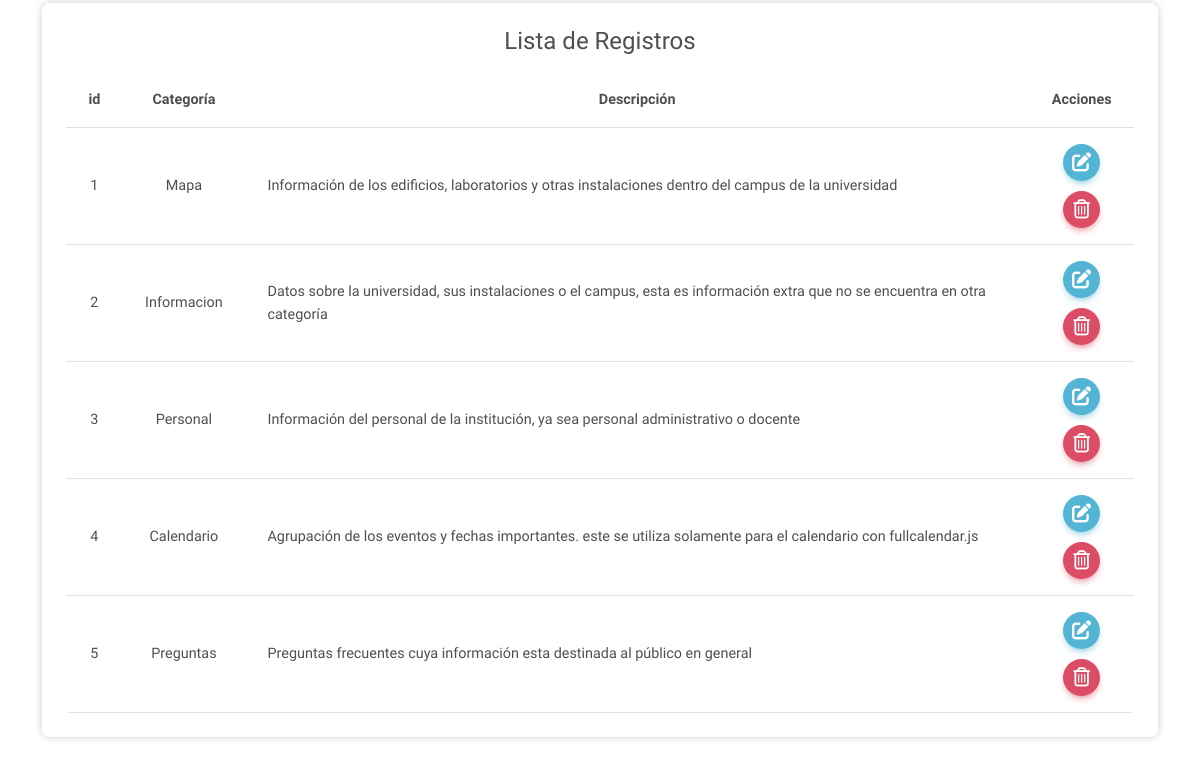
Page /administracion/base_de_datos/ (signed in, lower part) on the earlier database version.
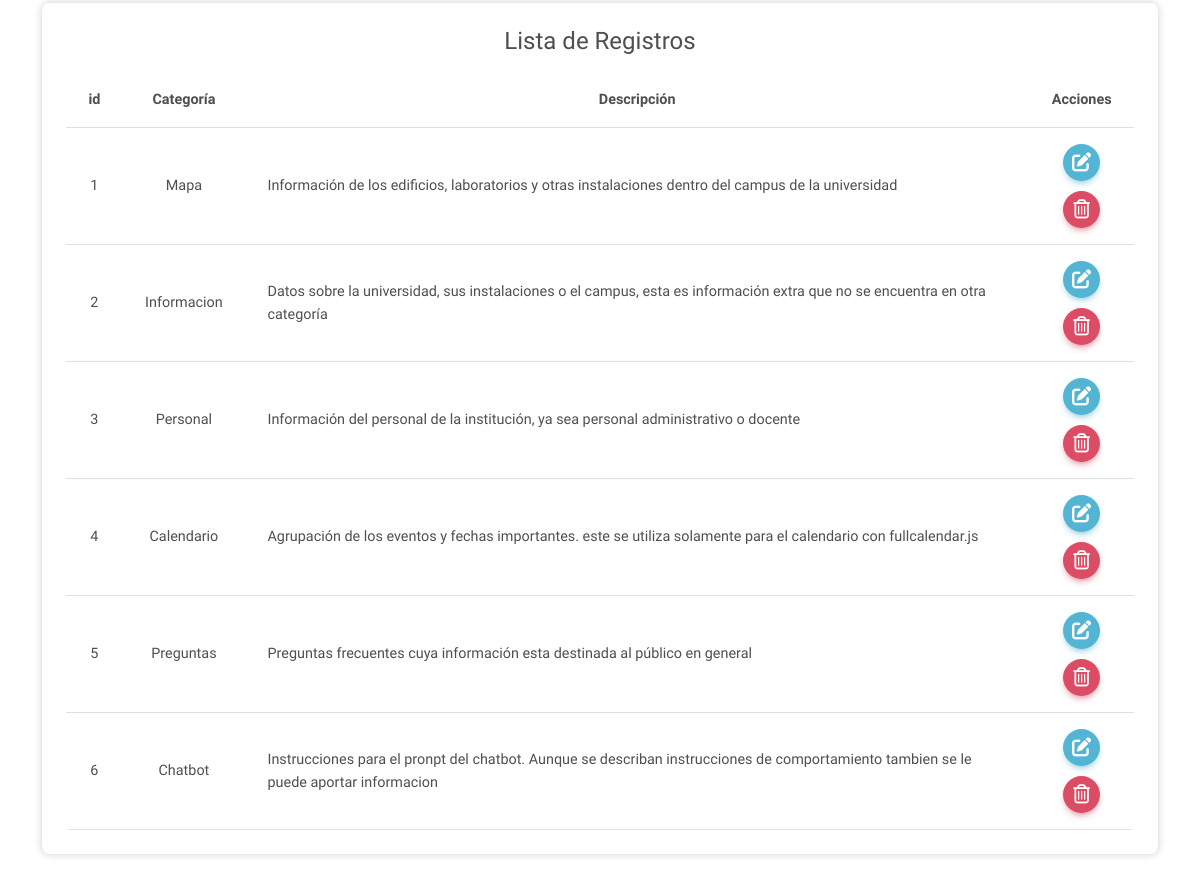
Same page on the later database version.
### cross_asistent/models.py (models this page shows, shortened)
class Categorias(models.Model):
    categoria = models.CharField(max_length=50)
    descripcion = models.TextField(null=True, blank=True)
    creacion = models.DateTimeField(auto_now=True)

### cross_asistent/views.py (the view)
# urls.py: path('administracion/base_de_datos/', views.database_page, name='database_page'),
@login_required
@never_cache
def database_page(request):
    context = { 'active_page':'database','pages':functions.pages, 'preguntas_sending':questions_all, 'categorias':categoriasFilter, 'categoriasall':categoriasall }
    return render(request, 'admin/database.html', context)

### cross_asistent/templates/admin/database.html (shortened to what this page needs)
{% extends 'base/widget.html' %}
{% load static %}
{% block extra_head %}
<link rel="stylesheet" href="https://cdn.datatables.net/1.13.1/css/dataTables.bootstrap5.min.css" />
{% endblock %}
{% block content %}
<main class="container container-fluid py-5">
    <div class="row">
        {% if user.is_staff %}
        <section class="col-12">
            <div class="card mb-4">
                <div class="card-body text-center">
                    <h4 class="mb-3">Lista de Registros</h4>
                    {% if categoriasall %}
                    <div class="table-responsive rounded" id="table-container">
                        <table class="table table_odd align-middle m-0">
                            <thead>
                                <tr>
                                    <th class="fw-bold text_detail">id</th>
                                    <th class="fw-bold text_detail">Categoría</th>
                                    <th class="fw-bold text_detail">Descripción</th>
                                    <th class="fw-bold text_detail">Acciones</th>
                                </tr>
                            </thead>
                            <tbody>
                                {% for dato in categoriasall %}
                                <tr class="table_odd_items">
                                    <td>{{ dato.id }}</td>
                                    <td>{{ dato.categoria }}</td>
                                    <td class="text-start">{{ dato.descripcion }}</td>
                                    <td>
                                        <div class="d-flex flex-column align-items-center gap_10">
                                            <button type="button" class="btn btn-floating btn-info" data-mdb-ripple-init data-mdb-modal-init
                                                data-mdb-target="#editCTGModal{{ dato.id }}">
                                                <i class="fa-solid fa-edit fs-12"></i>
                                            </button>
                                            <button type="button" class="btn btn-floating btn-danger" data-mdb-ripple-init data-mdb-modal-init
                                                data-mdb-target="#eliminar_modal_{{ dato.id }}">
                                                <i class="fa-regular fa-trash-can fs-12"></i>
                                            </button>
                                        </div>
                                    </td>
                                </tr>
                                {% endfor %}
                            </tbody>
                        </table>
                    </div>
                    {% else %}
                    <div class="text-center mt-5 mb-4">
                        <p class="lead">No hay Datos disponibles en este momento 😯.</p>
                    </div>
                    {% endif %}
                </div>
            </div>
        </section>
        {% endif %}
    </div>
</main>
{% endblock %}

Differences in the rows shown:
added Categorias: id "6", categoria "Chatbot", descripcion "Instrucciones para el pronpt del chatbot. Aunque se describan instrucciones de comportamiento tambien se le puede aportar informacion"
